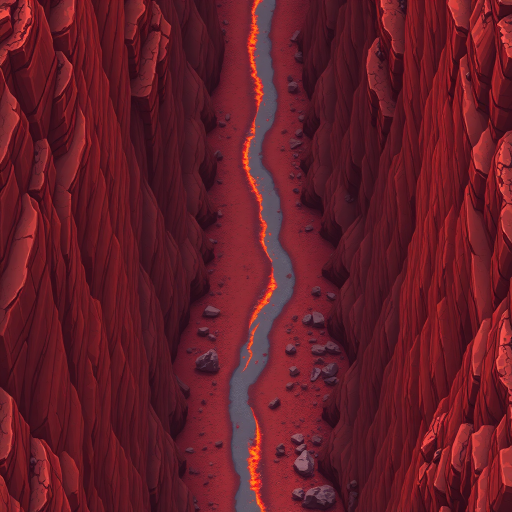
#> input picture art/bg/raw-canyon-0.png, 1024 x 1024 px (shown at 1/2 size); its folder holds 3 pictures in this run
$ python make-bg.py
#> lines starting #> are read from the running program, lines starting #| are printed output that depends on the picture
#!/usr/bin/env python3
"""生成画像を、縦にループするドット絵の背景タイルに変換する。

  1. 面積平均で 192x256 に縮小（1ドット=1ピクセルを保証）
  2. 彩度と輝度を落とす（自機と弾が埋もれないように）
  3. 3枚を縦に積んで、タイル間と上下の折り返しの継ぎ目をクロスブレンド
  4. 3枚まとめて減色（＝共通パレット。タイルごとに色が変わるのを防ぐ）
  5. 1枚ずつ書き出す

    python3 make-bg.py canyon 0.42 0.55
"""
import sys
from PIL import Image

PW, PH = 192, 256
SEAM  = 10           # 継ぎ目をクロスディゾルブする幅（狭く）
SHADE = 22           # 継ぎ目を暗く落とす幅（影を通過するように見せる）
SHADE_MIN = 0.55     # 継ぎ目のいちばん暗いところの明るさ
COLORS = 24

def load(src, darken, desat):
#> called with src = 'raw-canyon-0.png', darken = 0.42, desat = 0.55
    im = Image.open(src).convert('RGB').resize((PW, PH), Image.BOX)
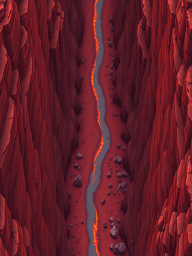
#> im: PIL image 192x256 RGB; mean R, G, B 99.3, 28.7, 39.7
    p = im.load()
    for y in range(PH):
        for x in range(PW):
            r,g,b = p[x,y]
            l = r*0.30 + g*0.59 + b*0.11
            p[x,y] = (min(255,int((r*(1-desat)+l*desat)*darken)),
                      min(255,int((g*(1-desat)+l*desat)*darken)),
                      min(255,int((b*(1-desat)+l*desat)*darken)))
    return im

def blend_seam(strip, y):
    """y を境に、狭くクロスディゾルブしてから、広めに暗く落とす。
    別々に生成した絵をただ混ぜると白っぽい帯になるので、
    影を通過したように見せて繋ぎ目を隠す。"""
    p = strip.load(); H = strip.height
    for i in range(SEAM):
        a = (i+1)/(SEAM+1) * 0.5
        ya, yb = (y - SEAM + i) % H, (y + SEAM - i - 1) % H
        for x in range(PW):
            ca, cb = p[x,ya], p[x,yb]
            p[x,ya] = tuple(int(ca[c]*(1-a) + cb[c]*a) for c in range(3))
            p[x,yb] = tuple(int(cb[c]*(1-a) + ca[c]*a) for c in range(3))
    for i in range(-SHADE, SHADE):
        k = SHADE_MIN + (1-SHADE_MIN) * (abs(i)/SHADE)**1.5
        yy = (y + i) % H
        for x in range(PW):
            c = p[x,yy]
            p[x,yy] = tuple(int(c[j]*k) for j in range(3))

def main():
    name   = sys.argv[1] if len(sys.argv) > 1 else 'canyon'
    darken = float(sys.argv[2]) if len(sys.argv) > 2 else 0.42
    desat  = float(sys.argv[3]) if len(sys.argv) > 3 else 0.55
    tiles = [load('raw-%s-%d.png' % (name, i), darken, desat) for i in range(3)]
#> call 2 of load, with src = 'raw-canyon-1.png', darken = 0.42, desat = 0.55
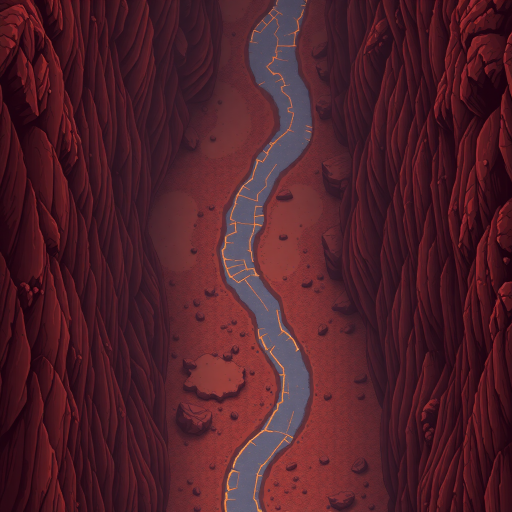
#> input picture art/bg/raw-canyon-1.png, 1024 x 1024 px (shown at 1/2 size)
#> in load (call 2), `im = Image.open(src).convert('RGB').resize((PW, PH), Image.BOX)`:
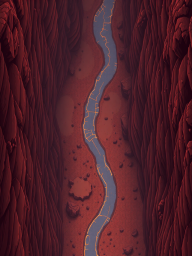
#> im: PIL image 192x256 RGB; mean R, G, B 78.7, 31.7, 41.3
#> call 3 of load, with src = 'raw-canyon-2.png', darken = 0.42, desat = 0.55
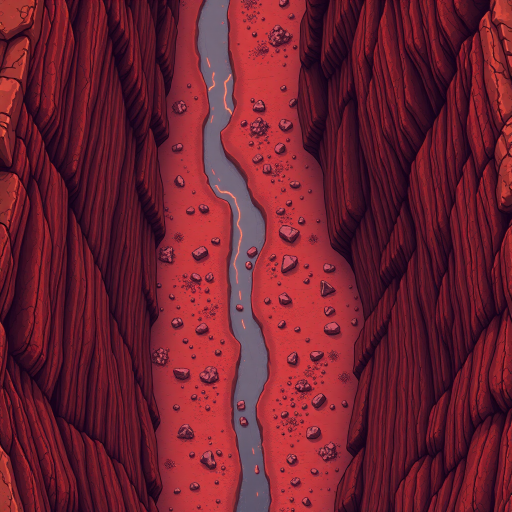
#> input picture art/bg/raw-canyon-2.png, 1024 x 1024 px (shown at 1/2 size)
#> in load (call 3), `im = Image.open(src).convert('RGB').resize((PW, PH), Image.BOX)`:
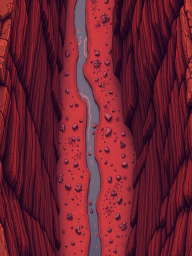
#> im: PIL image 192x256 RGB; mean R, G, B 109.3, 32.4, 47.5
#> tiles = 3 items

    strip = Image.new('RGB', (PW, PH*len(tiles)))
#> strip: PIL image 192x768 RGB; every value is 0
    for i,t in enumerate(tiles): strip.paste(t, (0, i*PH))
#> this loop made 3 passes
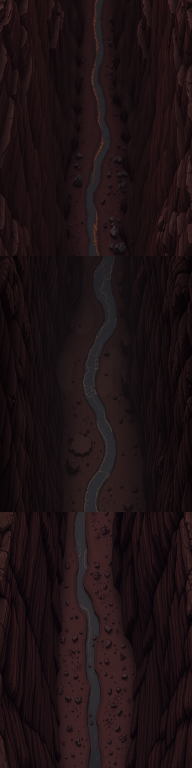
#> strip: PIL image 192x768 RGB; mean R, G, B 29.5, 17.3, 19.5
    for i in range(len(tiles)): blend_seam(strip, i*PH)      # 0（＝折り返し）と各タイル境
#> the loop in blend_seam, `for i in range(SEAM):` made 10 passes
#> yb on passes 1 to 10: 9, 8, 7, 6, 5, 4, 3, 2, 1, 0
#> the loop in blend_seam, `for i in range(-SHADE, SHADE):` made 44 passes
#> yy on passes 1 to 12: 746, 747, 748, 749, 750, 751, 752, 753, 754, 755, 756, 757

    strip = strip.quantize(colors=COLORS, method=Image.MEDIANCUT, dither=Image.NONE).convert('RGB')
    for i in range(len(tiles)):
        out = strip.crop((0, i*PH, PW, (i+1)*PH))
        out.save('%s-%d.png' % (name, i), optimize=True)
#> this loop made 3 passes
#> pass 3, in main, `out = strip.crop((0, i*PH, PW, (i+1)*PH))`:
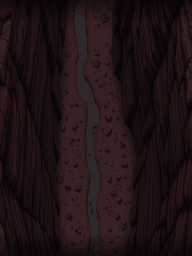
#> out: PIL image 192x256 RGB; mean R, G, B 31.2, 17.8, 20.1
    strip.resize((PW*2, strip.height*2), Image.NEAREST).save('%s-strip.png' % name)
    print('%s: %d tiles, %dx%d each, %d colors' % (name, len(tiles), PW, PH, len(strip.getcolors(65536))))
#| canyon: 3 tiles, 192x256 each, 24 colors

main()
